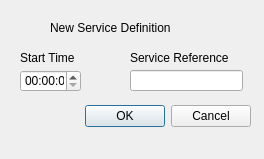
<?xml version="1.0" encoding="UTF-8"?>
<ui version="4.0">
 <class>CloneDialog</class>
 <widget class="QDialog" name="CloneDialog">
  <property name="geometry">
   <rect>
    <x>0</x>
    <y>0</y>
    <width>264</width>
    <height>159</height>
   </rect>
  </property>
  <property name="windowTitle">
   <string>Dialog</string>
  </property>
  <widget class="QDialogButtonBox" name="buttonBoxClone">
   <property name="geometry">
    <rect>
     <x>80</x>
     <y>100</y>
     <width>171</width>
     <height>32</height>
    </rect>
   </property>
   <property name="orientation">
    <enum>Qt::Horizontal</enum>
   </property>
   <property name="standardButtons">
    <set>QDialogButtonBox::Cancel|QDialogButtonBox::Ok</set>
   </property>
  </widget>
  <widget class="QLabel" name="label">
   <property name="geometry">
    <rect>
     <x>50</x>
     <y>20</y>
     <width>141</width>
     <height>16</height>
    </rect>
   </property>
   <property name="text">
    <string>New Service Definition</string>
   </property>
  </widget>
  <widget class="QLabel" name="label_2">
   <property name="geometry">
    <rect>
     <x>20</x>
     <y>50</y>
     <width>71</width>
     <height>16</height>
    </rect>
   </property>
   <property name="text">
    <string>Start Time</string>
   </property>
  </widget>
  <widget class="QLabel" name="label_3">
   <property name="geometry">
    <rect>
     <x>130</x>
     <y>50</y>
     <width>111</width>
     <height>16</height>
    </rect>
   </property>
   <property name="text">
    <string>Service Reference</string>
   </property>
  </widget>
  <widget class="QTimeEdit" name="timeEditCloneStart">
   <property name="geometry">
    <rect>
     <x>20</x>
     <y>70</y>
     <width>61</width>
     <height>22</height>
    </rect>
   </property>
  </widget>
  <widget class="QLabel" name="labelCloneInfo">
   <property name="geometry">
    <rect>
     <x>20</x>
     <y>133</y>
     <width>221</width>
     <height>16</height>
    </rect>
   </property>
   <property name="text">
    <string/>
   </property>
  </widget>
  <widget class="QLineEdit" name="textEditCloneRef">
   <property name="geometry">
    <rect>
     <x>130</x>
     <y>70</y>
     <width>113</width>
     <height>21</height>
    </rect>
   </property>
  </widget>
 </widget>
 <resources/>
 <connections>
  <connection>
   <sender>buttonBoxClone</sender>
   <signal>accepted()</signal>
   <receiver>CloneDialog</receiver>
   <slot>accept()</slot>
   <hints>
    <hint type="sourcelabel">
     <x>248</x>
     <y>254</y>
    </hint>
    <hint type="destinationlabel">
     <x>157</x>
     <y>274</y>
    </hint>
   </hints>
  </connection>
  <connection>
   <sender>buttonBoxClone</sender>
   <signal>rejected()</signal>
   <receiver>CloneDialog</receiver>
   <slot>reject()</slot>
   <hints>
    <hint type="sourcelabel">
     <x>316</x>
     <y>260</y>
    </hint>
    <hint type="destinationlabel">
     <x>286</x>
     <y>274</y>
    </hint>
   </hints>
  </connection>
 </connections>
</ui>
